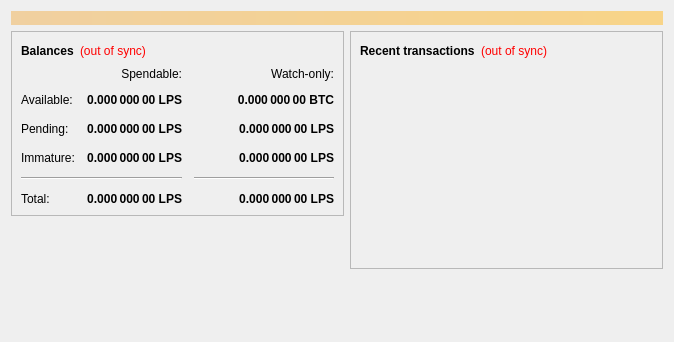
<?xml version="1.0" encoding="UTF-8"?>
<ui version="4.0">
 <class>OverviewPage</class>
 <widget class="QWidget" name="OverviewPage">
  <property name="geometry">
   <rect>
    <x>0</x>
    <y>0</y>
    <width>674</width>
    <height>342</height>
   </rect>
  </property>
  <property name="windowTitle">
   <string>Form</string>
  </property>
  <layout class="QVBoxLayout" name="topLayout">
   <item>
    <widget class="QLabel" name="labelAlerts">
     <property name="visible">
      <bool>false</bool>
     </property>
     <property name="styleSheet">
      <string notr="true">background-color: qlineargradient(x1: 0, y1: 0, x2: 1, y2: 0, stop:0 #F0D0A0, stop:1 #F8D488); color:#000000;</string>
     </property>
     <property name="wordWrap">
      <bool>true</bool>
     </property>
     <property name="margin">
      <number>3</number>
     </property>
    </widget>
   </item>
   <item>
    <layout class="QHBoxLayout" name="horizontalLayout" stretch="1,1">
     <item>
      <layout class="QVBoxLayout" name="verticalLayout_2">
       <item>
        <widget class="QFrame" name="frame">
         <property name="frameShape">
          <enum>QFrame::StyledPanel</enum>
         </property>
         <property name="frameShadow">
          <enum>QFrame::Raised</enum>
         </property>
         <layout class="QVBoxLayout" name="verticalLayout_4">
          <item>
           <layout class="QHBoxLayout" name="horizontalLayout_4">
            <item>
             <widget class="QLabel" name="label_5">
              <property name="font">
               <font>
                <weight>75</weight>
                <bold>true</bold>
               </font>
              </property>
              <property name="text">
               <string>Balances</string>
              </property>
             </widget>
            </item>
            <item>
             <widget class="QLabel" name="labelWalletStatus">
              <property name="cursor">
               <cursorShape>WhatsThisCursor</cursorShape>
              </property>
              <property name="toolTip">
               <string>The displayed information may be out of date. Your wallet automatically synchronizes with the Liskplayshare network after a connection is established, but this process has not completed yet.</string>
              </property>
              <property name="styleSheet">
               <string notr="true">QLabel { color: red; }</string>
              </property>
              <property name="text">
               <string notr="true">(out of sync)</string>
              </property>
              <property name="alignment">
               <set>Qt::AlignLeading|Qt::AlignLeft|Qt::AlignVCenter</set>
              </property>
             </widget>
            </item>
            <item>
             <spacer name="horizontalSpacer_3">
              <property name="orientation">
               <enum>Qt::Horizontal</enum>
              </property>
              <property name="sizeHint" stdset="0">
               <size>
                <width>40</width>
                <height>20</height>
               </size>
              </property>
             </spacer>
            </item>
           </layout>
          </item>
          <item>
           <layout class="QGridLayout" name="gridLayout">
            <property name="spacing">
             <number>12</number>
            </property>
            <item row="2" column="2">
             <widget class="QLabel" name="labelWatchPending">
              <property name="font">
               <font>
                <weight>75</weight>
                <bold>true</bold>
               </font>
              </property>
              <property name="cursor">
               <cursorShape>IBeamCursor</cursorShape>
              </property>
              <property name="toolTip">
               <string>Unconfirmed transactions to watch-only addresses</string>
              </property>
              <property name="text">
               <string notr="true">0.000 000 00 LPS</string>
              </property>
              <property name="alignment">
               <set>Qt::AlignRight|Qt::AlignTrailing|Qt::AlignVCenter</set>
              </property>
              <property name="textInteractionFlags">
               <set>Qt::LinksAccessibleByMouse|Qt::TextSelectableByKeyboard|Qt::TextSelectableByMouse</set>
              </property>
             </widget>
            </item>
            <item row="2" column="1">
             <widget class="QLabel" name="labelUnconfirmed">
              <property name="font">
               <font>
                <weight>75</weight>
                <bold>true</bold>
               </font>
              </property>
              <property name="cursor">
               <cursorShape>IBeamCursor</cursorShape>
              </property>
              <property name="toolTip">
               <string>Total of transactions that have yet to be confirmed, and do not yet count toward the spendable balance</string>
              </property>
              <property name="text">
               <string notr="true">0.000 000 00 LPS</string>
              </property>
              <property name="alignment">
               <set>Qt::AlignRight|Qt::AlignTrailing|Qt::AlignVCenter</set>
              </property>
              <property name="textInteractionFlags">
               <set>Qt::LinksAccessibleByMouse|Qt::TextSelectableByKeyboard|Qt::TextSelectableByMouse</set>
              </property>
             </widget>
            </item>
            <item row="3" column="2">
             <widget class="QLabel" name="labelWatchImmature">
              <property name="font">
               <font>
                <weight>75</weight>
                <bold>true</bold>
               </font>
              </property>
              <property name="cursor">
               <cursorShape>IBeamCursor</cursorShape>
              </property>
              <property name="toolTip">
               <string>Mined balance in watch-only addresses that has not yet matured</string>
              </property>
              <property name="text">
               <string notr="true">0.000 000 00 LPS</string>
              </property>
              <property name="alignment">
               <set>Qt::AlignRight|Qt::AlignTrailing|Qt::AlignVCenter</set>
              </property>
              <property name="textInteractionFlags">
               <set>Qt::LinksAccessibleByMouse|Qt::TextSelectableByKeyboard|Qt::TextSelectableByMouse</set>
              </property>
             </widget>
            </item>
            <item row="4" column="0" colspan="2">
             <widget class="Line" name="line">
              <property name="orientation">
               <enum>Qt::Horizontal</enum>
              </property>
             </widget>
            </item>
            <item row="4" column="2">
             <widget class="Line" name="lineWatchBalance">
              <property name="sizePolicy">
               <sizepolicy hsizetype="Preferred" vsizetype="Fixed">
                <horstretch>0</horstretch>
                <verstretch>0</verstretch>
               </sizepolicy>
              </property>
              <property name="minimumSize">
               <size>
                <width>140</width>
                <height>0</height>
               </size>
              </property>
              <property name="orientation">
               <enum>Qt::Horizontal</enum>
              </property>
             </widget>
            </item>
            <item row="5" column="0">
             <widget class="QLabel" name="labelTotalText">
              <property name="text">
               <string>Total:</string>
              </property>
             </widget>
            </item>
            <item row="3" column="1">
             <widget class="QLabel" name="labelImmature">
              <property name="font">
               <font>
                <weight>75</weight>
                <bold>true</bold>
               </font>
              </property>
              <property name="cursor">
               <cursorShape>IBeamCursor</cursorShape>
              </property>
              <property name="toolTip">
               <string>Mined balance that has not yet matured</string>
              </property>
              <property name="text">
               <string notr="true">0.000 000 00 LPS</string>
              </property>
              <property name="alignment">
               <set>Qt::AlignRight|Qt::AlignTrailing|Qt::AlignVCenter</set>
              </property>
              <property name="textInteractionFlags">
               <set>Qt::LinksAccessibleByMouse|Qt::TextSelectableByKeyboard|Qt::TextSelectableByMouse</set>
              </property>
             </widget>
            </item>
            <item row="2" column="3">
             <spacer name="horizontalSpacer_2">
              <property name="orientation">
               <enum>Qt::Horizontal</enum>
              </property>
              <property name="sizeHint" stdset="0">
               <size>
                <width>40</width>
                <height>20</height>
               </size>
              </property>
             </spacer>
            </item>
            <item row="3" column="0">
             <widget class="QLabel" name="labelImmatureText">
              <property name="text">
               <string>Immature:</string>
              </property>
             </widget>
            </item>
            <item row="5" column="1">
             <widget class="QLabel" name="labelTotal">
              <property name="font">
               <font>
                <weight>75</weight>
                <bold>true</bold>
               </font>
              </property>
              <property name="cursor">
               <cursorShape>IBeamCursor</cursorShape>
              </property>
              <property name="toolTip">
               <string>Your current total balance</string>
              </property>
              <property name="text">
               <string notr="true">0.000 000 00 LPS</string>
              </property>
              <property name="alignment">
               <set>Qt::AlignRight|Qt::AlignTrailing|Qt::AlignVCenter</set>
              </property>
              <property name="textInteractionFlags">
               <set>Qt::LinksAccessibleByMouse|Qt::TextSelectableByKeyboard|Qt::TextSelectableByMouse</set>
              </property>
             </widget>
            </item>
            <item row="5" column="2">
             <widget class="QLabel" name="labelWatchTotal">
              <property name="font">
               <font>
                <weight>75</weight>
                <bold>true</bold>
               </font>
              </property>
              <property name="cursor">
               <cursorShape>IBeamCursor</cursorShape>
              </property>
              <property name="toolTip">
               <string>Current total balance in watch-only addresses</string>
              </property>
              <property name="text">
               <string notr="true">0.000 000 00 LPS</string>
              </property>
              <property name="alignment">
               <set>Qt::AlignRight|Qt::AlignTrailing|Qt::AlignVCenter</set>
              </property>
              <property name="textInteractionFlags">
               <set>Qt::LinksAccessibleByMouse|Qt::TextSelectableByKeyboard|Qt::TextSelectableByMouse</set>
              </property>
             </widget>
            </item>
            <item row="0" column="2">
             <widget class="QLabel" name="labelWatchonly">
              <property name="text">
               <string>Watch-only:</string>
              </property>
              <property name="alignment">
               <set>Qt::AlignRight|Qt::AlignTrailing|Qt::AlignVCenter</set>
              </property>
             </widget>
            </item>
            <item row="1" column="0">
             <widget class="QLabel" name="labelBalanceText">
              <property name="text">
               <string>Available:</string>
              </property>
             </widget>
            </item>
            <item row="1" column="1">
             <widget class="QLabel" name="labelBalance">
              <property name="font">
               <font>
                <weight>75</weight>
                <bold>true</bold>
               </font>
              </property>
              <property name="cursor">
               <cursorShape>IBeamCursor</cursorShape>
              </property>
              <property name="toolTip">
               <string>Your current spendable balance</string>
              </property>
              <property name="text">
               <string notr="true">0.000 000 00 LPS</string>
              </property>
              <property name="alignment">
               <set>Qt::AlignRight|Qt::AlignTrailing|Qt::AlignVCenter</set>
              </property>
              <property name="textInteractionFlags">
               <set>Qt::LinksAccessibleByMouse|Qt::TextSelectableByKeyboard|Qt::TextSelectableByMouse</set>
              </property>
             </widget>
            </item>
            <item row="1" column="2">
             <widget class="QLabel" name="labelWatchAvailable">
              <property name="font">
               <font>
                <weight>75</weight>
                <bold>true</bold>
               </font>
              </property>
              <property name="cursor">
               <cursorShape>IBeamCursor</cursorShape>
              </property>
              <property name="toolTip">
               <string>Your current balance in watch-only addresses</string>
              </property>
              <property name="text">
               <string notr="true">0.000 000 00 BTC</string>
              </property>
              <property name="alignment">
               <set>Qt::AlignRight|Qt::AlignTrailing|Qt::AlignVCenter</set>
              </property>
              <property name="textInteractionFlags">
               <set>Qt::LinksAccessibleByMouse|Qt::TextSelectableByKeyboard|Qt::TextSelectableByMouse</set>
              </property>
             </widget>
            </item>
            <item row="2" column="0">
             <widget class="QLabel" name="labelPendingText">
              <property name="text">
               <string>Pending:</string>
              </property>
             </widget>
            </item>
            <item row="0" column="1">
             <widget class="QLabel" name="labelSpendable">
              <property name="text">
               <string>Spendable:</string>
              </property>
              <property name="alignment">
               <set>Qt::AlignRight|Qt::AlignTrailing|Qt::AlignVCenter</set>
              </property>
             </widget>
            </item>
           </layout>
          </item>
         </layout>
        </widget>
       </item>
       <item>
        <spacer name="verticalSpacer">
         <property name="orientation">
          <enum>Qt::Vertical</enum>
         </property>
         <property name="sizeHint" stdset="0">
          <size>
           <width>20</width>
           <height>40</height>
          </size>
         </property>
        </spacer>
       </item>
      </layout>
     </item>
     <item>
      <layout class="QVBoxLayout" name="verticalLayout_3">
       <item>
        <widget class="QFrame" name="frame_2">
         <property name="frameShape">
          <enum>QFrame::StyledPanel</enum>
         </property>
         <property name="frameShadow">
          <enum>QFrame::Raised</enum>
         </property>
         <layout class="QVBoxLayout" name="verticalLayout">
          <item>
           <layout class="QHBoxLayout" name="horizontalLayout_2">
            <item>
             <widget class="QLabel" name="label_4">
              <property name="font">
               <font>
                <weight>75</weight>
                <bold>true</bold>
               </font>
              </property>
              <property name="text">
               <string>Recent transactions</string>
              </property>
             </widget>
            </item>
            <item>
             <widget class="QLabel" name="labelTransactionsStatus">
              <property name="cursor">
               <cursorShape>WhatsThisCursor</cursorShape>
              </property>
              <property name="toolTip">
               <string>The displayed information may be out of date. Your wallet automatically synchronizes with the Liskplayshare network after a connection is established, but this process has not completed yet.</string>
              </property>
              <property name="styleSheet">
               <string notr="true">QLabel { color: red; }</string>
              </property>
              <property name="text">
               <string notr="true">(out of sync)</string>
              </property>
              <property name="alignment">
               <set>Qt::AlignRight|Qt::AlignTrailing|Qt::AlignVCenter</set>
              </property>
             </widget>
            </item>
            <item>
             <spacer name="horizontalSpacer">
              <property name="orientation">
               <enum>Qt::Horizontal</enum>
              </property>
              <property name="sizeHint" stdset="0">
               <size>
                <width>40</width>
                <height>20</height>
               </size>
              </property>
             </spacer>
            </item>
           </layout>
          </item>
          <item>
           <widget class="QListView" name="listTransactions">
            <property name="styleSheet">
             <string notr="true">QListView { background: transparent; }</string>
            </property>
            <property name="frameShape">
             <enum>QFrame::NoFrame</enum>
            </property>
            <property name="verticalScrollBarPolicy">
             <enum>Qt::ScrollBarAlwaysOff</enum>
            </property>
            <property name="horizontalScrollBarPolicy">
             <enum>Qt::ScrollBarAlwaysOff</enum>
            </property>
            <property name="selectionMode">
             <enum>QAbstractItemView::NoSelection</enum>
            </property>
           </widget>
          </item>
         </layout>
        </widget>
       </item>
       <item>
        <spacer name="verticalSpacer_2">
         <property name="orientation">
          <enum>Qt::Vertical</enum>
         </property>
         <property name="sizeHint" stdset="0">
          <size>
           <width>20</width>
           <height>40</height>
          </size>
         </property>
        </spacer>
       </item>
      </layout>
     </item>
    </layout>
   </item>
  </layout>
 </widget>
 <resources>
  <include location="../bitcoin.qrc"/>
 </resources>
 <connections/>
</ui>
